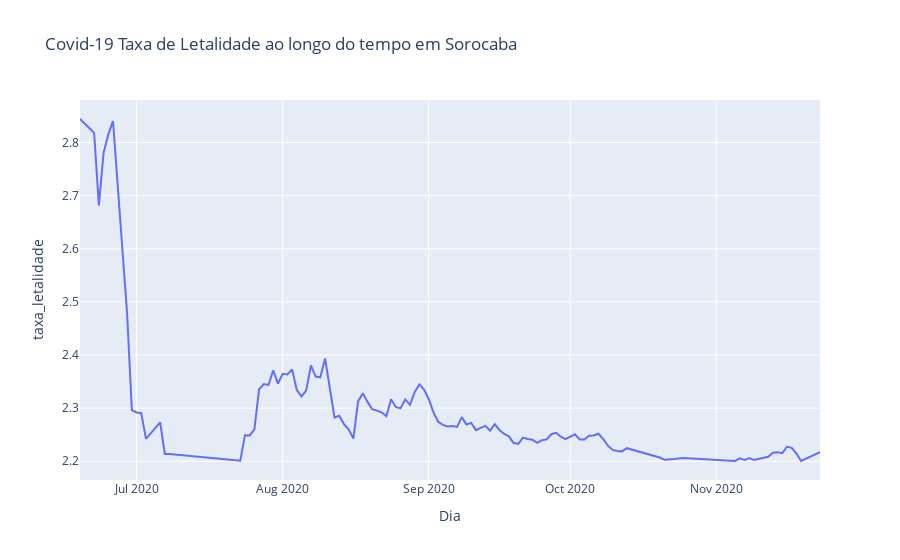

Here is the notebook cell this chart was saved with:
### Code cell
interval = dataf[(dataf["taxa_letalidade"] < 3) & (dataf["taxa_letalidade"] > 2.2)]

fig = px.line(interval, x = 'Dia', y = 'taxa_letalidade', title='Covid-19 Taxa de Letalidade ao longo do tempo em Sorocaba')


fig.show()
